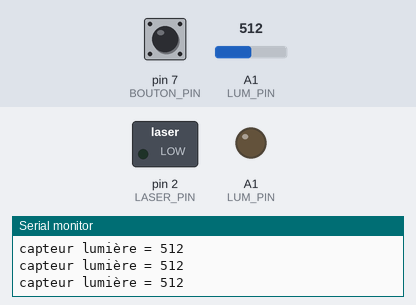
The sketch below on a simulated Arduino Uno, built with avr-gcc and run on an emulated ATmega328P. Shown: switched loads named in the sketch (green lamp = pin HIGH), output pins drawn as LEDs (lit = HIGH), the last lines printed to the serial monitor. Dashed ring = blinking. The test bench sets the inputs (shaded band); at power-on: pin 7 (BOUTON_PIN) LOW, A1 (LUM_PIN) = 512.

Above: at 1.2 s.
1.3 s: pin 7 (BOUTON_PIN) driven HIGH
At 2.2 s:
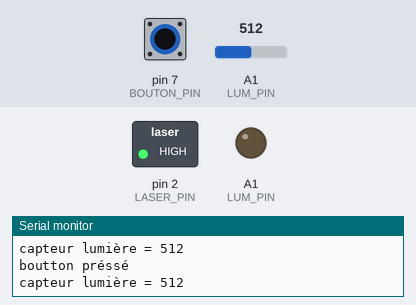
2.8 s: A1 (LUM_PIN) set to 106
5.8 s: A1 (LUM_PIN) set to 89
8.8 s: pin 7 (BOUTON_PIN) driven LOW
At 9.4 s:
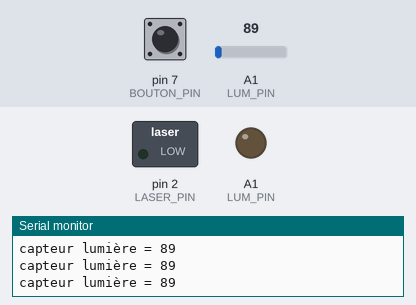
11.8 s: pin 7 (BOUTON_PIN) pulsed HIGH 2 times (0.12 s each, 0.3 s apart)
At 11.89 s:
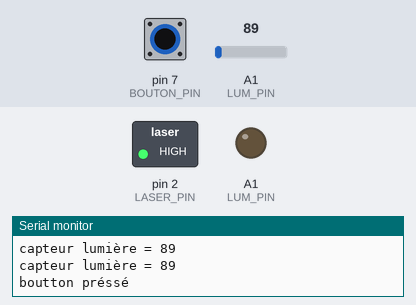
15.4 s: pin 7 (BOUTON_PIN) pulsed HIGH 5 times (0.12 s each, 0.3 s apart)
At 17.9 s:
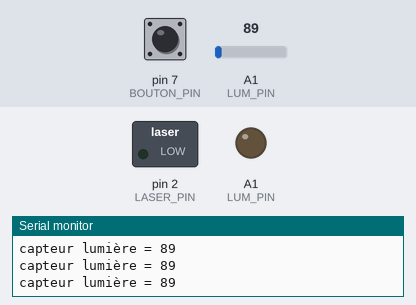
Timing chart, 0 to 19.4 s (numbered marks = the images above; inputs shaded):
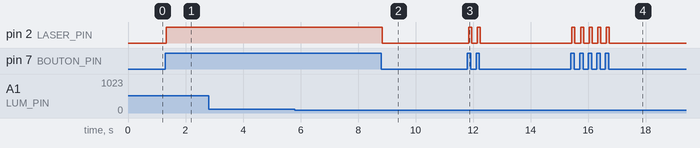

Measured:
- after the input at 1.3 s, pin 2 (LASER_PIN): LOW → HIGH at once
- after the input at 8.8 s, pin 2 (LASER_PIN): HIGH → LOW at once
- after the input at 11.8 s, pin 2 (LASER_PIN): alternates HIGH for 0.11 s and LOW for 0.19 s, 4 changes in all, then stays LOW, starting at once
- after the input at 15.4 s, pin 2 (LASER_PIN): alternates HIGH for 0.11 s and LOW for 0.19 s, 10 changes in all, then stays LOW, starting at once

The sketch:

base_laser.ino
```cpp
// DEFINITION DES PINS DE CONNEXION
#define LASER_PIN     2
#define LUM_PIN       A1
#define BOUTON_PIN    7


void setup()
{
   ///////////INITIALISATION
   // initialisation moniteur serie
   Serial.begin(9600);

  // initialisation capteur luminosité
   pinMode(LUM_PIN, INPUT);
   analogWrite(LUM_PIN, LOW);

// initialisation laser
  pinMode(LASER_PIN, OUTPUT);

 // initialisation bouton
 pinMode(BOUTON_PIN,INPUT);
}


void stop_laser()
{
    digitalWrite(LASER_PIN, 0);
}

void start_laser()
{
    digitalWrite(LASER_PIN, 1);
}

void loop()
{
   long light = analogRead(LUM_PIN);
   Serial.print("capteur lumière = ");
   Serial.println(light);

    if (digitalRead(BOUTON_PIN) != 0)
    {
      Serial.println("boutton préssé");
      start_laser();
    }
    else
    {
      stop_laser();
    }
}
```
